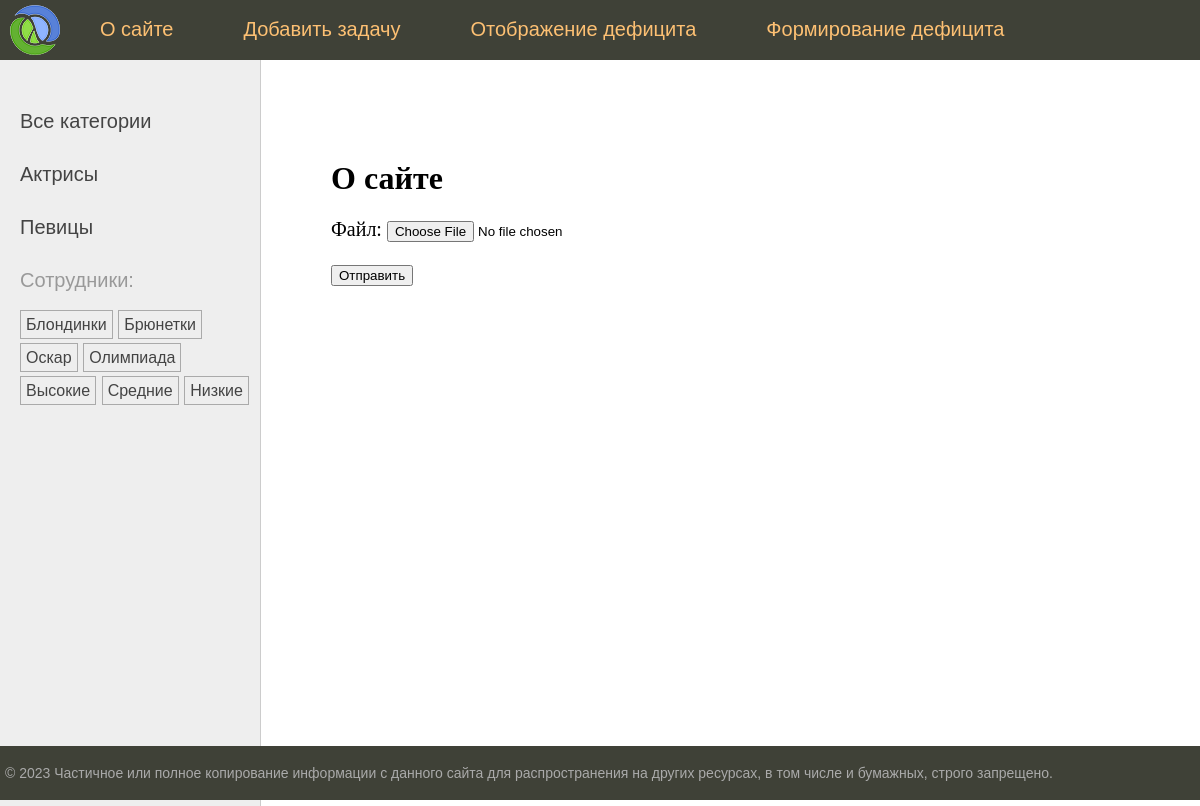
The page /about/ on the database its author committed.
### women/models.py (models this page shows, shortened)
class Category(models.Model):
    name = models.CharField(max_length=100, db_index=True, verbose_name="Название")
    slug = models.SlugField(max_length=255, unique=True, db_index=True)
    class Meta:
        verbose_name = "Категория"
        verbose_name_plural = "Категории"
    def get_absolute_url(self):
        return reverse('category', kwargs={'cat_slug': self.slug})

class TagPost(models.Model):
    tag = models.CharField(max_length=100, db_index=True)
    slug = models.SlugField(max_length=255, unique=True, db_index=True)
    def get_absolute_url(self):
        return reverse('tag', kwargs={'tag_slug': self.slug})

### women/views.py (the view)
# urls.py: path('about/', views.about, name='about'),
def about(request):
    if request.method == 'POST':
        forms = UploadFileForm(request.POST, request.FILES)
        if forms.is_valid():
            fp = UploadFiles(file=forms.cleaned_data['file'])
            fp.save()
        return redirect('home')
    else:
        forms = UploadFileForm()
    return render(request, "women/about.html", {'title': "О сайте", 'form': forms})

### women/forms.py
class UploadFileForm(forms.Form):
    file = forms.FileField(label='Файл')

### women/templatetags/women_tags.py (called while the page is built)
@register.simple_tag()
def get_menu():
    return menu

@register.inclusion_tag('women/list_categories.html')
def show_categories(cat_selected=0):
    cats = Category.objects.all()
    return {'cats': cats, 'cat_selected': cat_selected}

@register.inclusion_tag('women/list_tags.html')
def show_all_tags():
    return {'tags': TagPost.objects.all()}

### women/templates/women/about.html (shortened to what this page needs)
{% extends 'base.html' %}
{% block content %}
<h1>{{title}}</h1>
<form action="" method="post" enctype="multipart/form-data">
    {{ form.as_p }}
    <p><button type="submit">Отправить</button></p>
</form>
{% endblock %}

### women/templates/women/list_categories.html
{% for cat in cats %}
{% if cat.id == cat_selected %}
<li class="selected">{{cat.name}}</li>
{% else %}
<li><a href="{{ cat.get_absolute_url }}">{{cat.name}}</a></li>
{% endif %}
{% endfor %}

### women/templates/women/list_tags.html
{% if tags %}
<p>Сотрудники:</p>
<ul class="tags-list">
    {% for t in tags %}
    <li><a href="{{t.get_absolute_url}}">{{t.tag}}</a></li>
    {% endfor %}
</ul>
{% endif %}

### women/static/women/css/styles.css (style rules this page uses)
html, body { font-family: 'Arial'; margin: 0; padding: 0; height: 100%; width: 100%; color: #444; }
a { color: #0059b2; text-decoration: none; }
.left-chapters ul { width: 230px; margin: 0; padding: 20px 10px 10px 20px; list-style: none; font-size: 20px; }
.left-chapters ul li { margin: 30px 0 0 0; color: #999; }
.left-chapters ul li a { color: #444; text-decoration: none; }
ul.tags-list { width: 100%; margin: 0; padding: 0; list-style: none; }
ul.tags-list li { margin: 0; padding: 0 0 10px; display: inline-block; }
ul.tags-list li a { padding: 5px; font-size: 16px; border: 1px solid #aaa; }
.content-text h1 { font-size: 32px; }

### rows shown on the page
Category: name "Актрисы"
Category: name "Певицы"
TagPost: tag "Блондинки"
TagPost: tag "Брюнетки"
TagPost: tag "Оскар"
TagPost: tag "Олимпиада"
TagPost: tag "Высокие"
TagPost: tag "Средние"
TagPost: tag "Низкие"

### other values the page prints
{{ m.title }} "О сайте" "Добавить задачу" "Отображение дефицита" "Формирование дефицита"
{{ title }} "О сайте"
